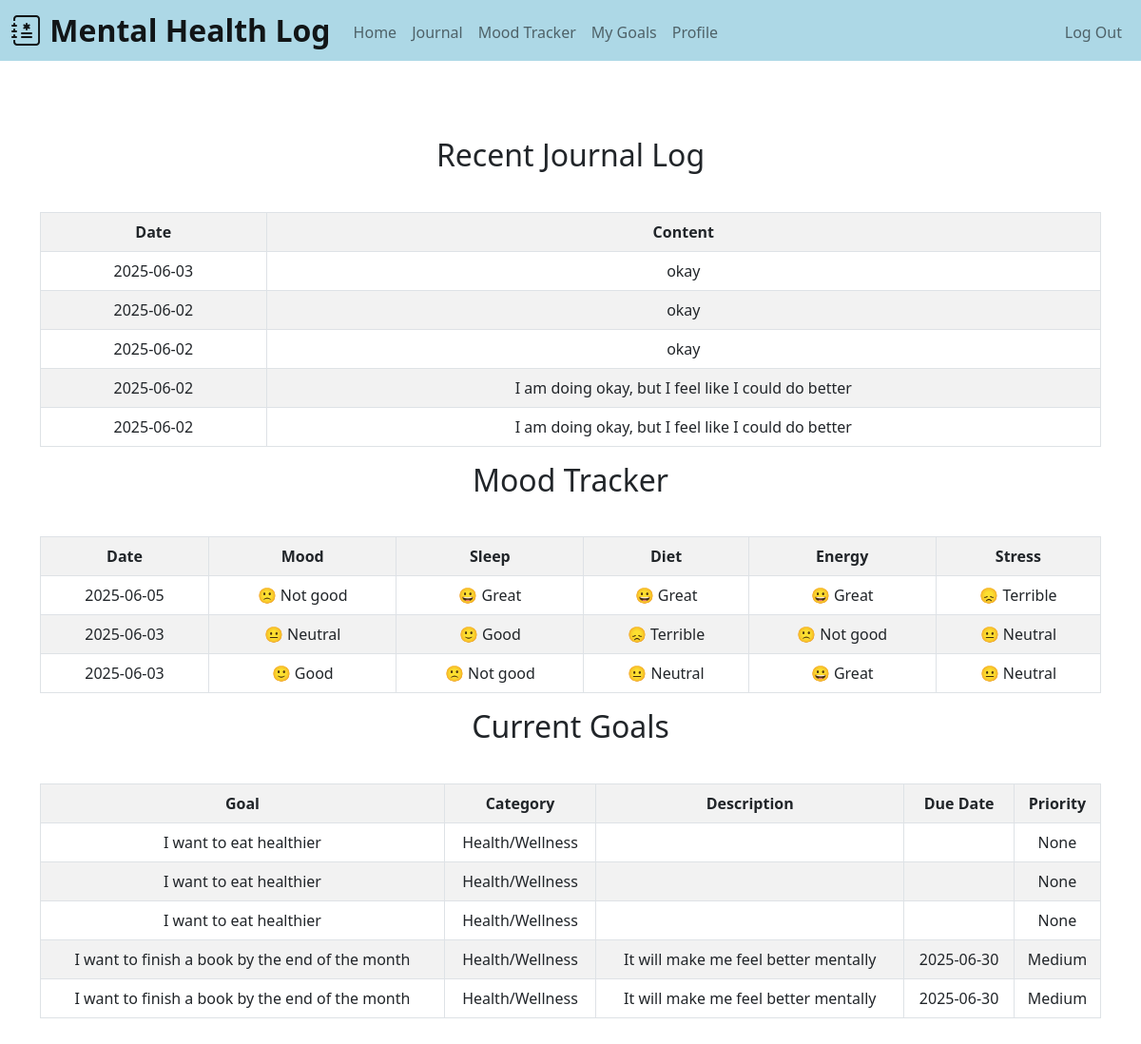
Page / (signed in) on the earlier database version.
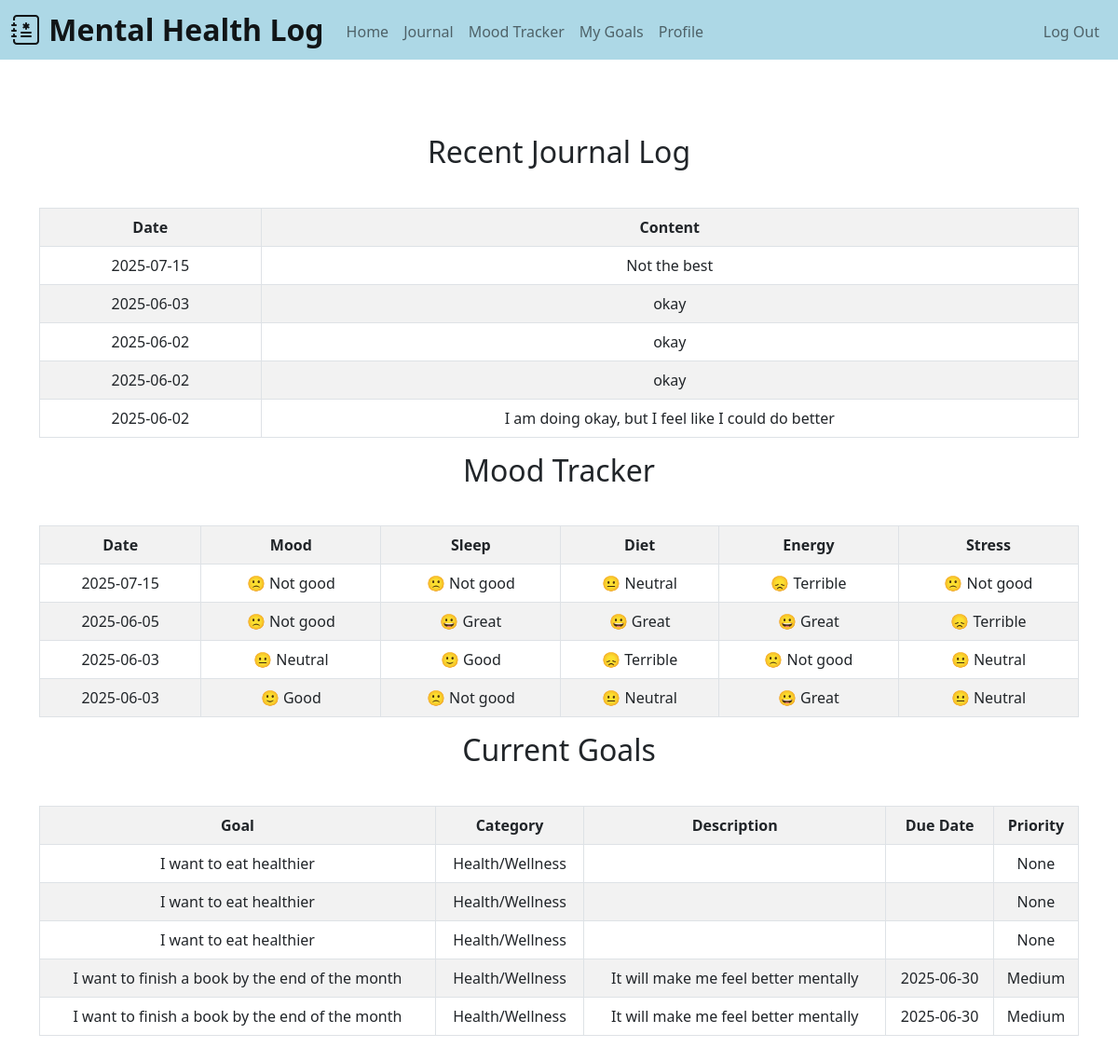
Same page on the later database version.
### tables this page shows
CREATE TABLE entries (
            id INTEGER PRIMARY KEY AUTOINCREMENT NOT NULL,
            user_id INTEGER NOT NULL,
            date DATE NOT NULL,
            content TEXT NOT NULL,
            FOREIGN KEY (user_id) REFERENCES users(id));

CREATE TABLE tracker (
        id INTEGER PRIMARY KEY AUTOINCREMENT NOT NULL,
        user_id INTEGER NOT NULL,
        date DATE NOT NULL,
        mood TEXT NOT NULL,
        sleep TEXT NOT NULL,
        diet TEXT NOT NULL,
        energy TEXT NOT NULL,
        stress TEXT NOT NULL,
        FOREIGN KEY (user_id) REFERENCES users(id)
    );

CREATE TABLE goals (
        id INTEGER PRIMARY KEY,
        user_id INTEGER NOT NULL,
        goal_title TEXT NOT NULL,
        category TEXT NOT NULL,
        description TEXT,
        due_date DATE,
        priority TEXT CHECK (priority IN ('Low', 'Medium', 'High')) DEFAULT 'Medium',
        completed BOOLEAN DEFAULT 0,
        FOREIGN KEY (user_id) REFERENCES users(id)
    );

### app.py (the view)
@app.route("/")
@login_required
def index():
    conn = db_connection()
    cur = conn.cursor()
    user_id = session["user_id"]
    cur.execute("SELECT date, content FROM entries WHERE user_id = ? ORDER BY date DESC LIMIT 5", (user_id,))
    journal_entries = cur.fetchall()
    cur.execute("SELECT date, mood, sleep, diet, energy, stress FROM tracker WHERE user_id = ? ORDER BY date DESC LIMIT 5", (user_id,))
    mood_entries = cur.fetchall()
    cur.execute("SELECT goal_title, category, description, due_date, priority FROM goals WHERE user_id = ? ORDER BY due_date LIMIT 5", (user_id,))
    goal_entries = cur.fetchall()
    conn.close()
    return render_template("index.html",
                           journal_entries = journal_entries,
                           mood_entries = mood_entries,
                           goal_entries = goal_entries)

### helper.py (called while the page is built)
def db_connection():
    conn = sqlite3.connect('mental_health.db')
    conn.row_factory = sqlite3.Row
    return conn

def login_required(f):
    @wraps(f)
    def decorated_function(*args, **kwargs):
        if session.get("user_id") is None:
            return redirect("/login")
        return f(*args, **kwargs)
    return decorated_function

### templates/index.html (shortened to what this page needs)
{% extends "layout.html" %}
{% block main %}
    <h2 class="heading-space">Recent Journal Log</h2>
    <table class="table table-striped table-bordered">
        <tr>
            <th>Date</th>
            <th>Content</th>
        </tr>
        {% for entry in journal_entries %}
            <tr>
                <td>{{ entry['date'] }}</td>
                <td>{{ entry['content'] }}</td>
            </tr>
        {% endfor %}
    </table>
    <h2 class="heading-space">Mood Tracker</h2>
    <table class="table table-striped table-bordered">
        <tr>
            <th>Date</th>
            <th>Mood</th>
            <th>Sleep</th>
            <th>Diet</th>
            <th>Energy</th>
            <th>Stress</th>
        </tr>
        {% for mood in mood_entries %}
            <tr>
                <td>{{ mood['date'] }}</td>
                <td>{{ mood['mood'] }}</td>
                <td>{{ mood['sleep'] }}</td>
                <td>{{ mood['diet'] }}</td>
                <td>{{ mood['energy'] }}</td>
                <td>{{ mood['stress'] }}</td>
            </tr>
        {% endfor %}
    </table>
    <h2 class="heading-space">Current Goals</h2>
        <table class="table table-striped table-bordered">
        <tr>
            <th>Goal</th>
            <th>Category</th>
            <th>Description</th>
            <th>Due Date</th>
            <th>Priority</th>
        </tr>
        {% for goal in goal_entries %}
            <tr>
                <td>{{ goal['goal_title'] }}</td>
                <td>{{ goal['category'] }}</td>
                <td>{{ goal['description'] }}</td>
                <td>{{ goal['due_date'] }}</td>
                <td>{{ goal['priority'] }}</td>
            </tr>
        {% endfor %}
    </table>
{% endblock %}

### templates/layout.html (shortened to what this page needs)
<!DOCTYPE html>
<html>
    <head>
        <link href="https://cdn.jsdelivr.net/npm/bootstrap@5.0.2/dist/css/bootstrap.min.css" rel="stylesheet">
        <link rel="stylesheet" href="https://cdn.jsdelivr.net/npm/bootstrap-icons@1.13.1/font/bootstrap-icons.min.css">
        <link href="/static/style.css" rel="stylesheet">
    </head>
    <body>
        <header>
            <nav class="navbar navbar-expand-lg navbar-light" style="background-color: lightblue;">
                <div class="container-fluid">
                    <a class="navbar-brand mb-0 h1" href="/"><i class="bi bi-journal-medical"></i> Mental Health Log</a>
                    <div class="collapse navbar-collapse" id="navbar">
                        {% if session["user_id"] %}
                            <ul class="navbar-nav me-auto mt-1">
                                <li class="nav-item"><a class="nav-link" href="/">Home</a></li>
                                <li class="nav-item"><a class="nav-link" href="/entry">Journal</a></li>
                                <li class="nav-item"><a class="nav-link" href="/tracker">Mood Tracker</a></li>
                                <li class="nav-item"><a class="nav-link" href="/goals">My Goals</a></li>
                                <li class="nav-item"><a class="nav-link" href="/profile">Profile</a></li>
                            </ul>
                            <ul class="navbar-nav ms-auto mt-1">
                                <li class="nav-item"><a class="nav-link" href="/logout">Log Out</a></li>
                            </ul>
                        {% else %}
                            <ul class="navbar-nav ms-auto mt-1">
                                <li class="nav-item"><a class="nav-link" href="/login">Log In</a></li>
                                <li class="nav-item"><a class="nav-link" href="/register">Register</a></li>
                            </ul>
                        {% endif %}
                    </div>
                </div>
            </nav>
        </header>
        <main class="container big-padding text-center">
            {% block main %}{% endblock %}
        </main>
    </body>
</html>

### static/style.css (style rules this page uses)
.navbar-brand { font-weight: 600; font-size: xx-large; }
.big-padding { padding-top: 5rem; padding-bottom: 5rem; }
.heading-space { padding-bottom: 2rem; }

Differences in the rows shown:
no longer on this page (row unchanged): entries: date "2025-06-02", content "I am doing okay, but I feel like I could do better"
added entries: date "2025-07-15", content "Not the best"
added tracker: date "2025-07-15", mood "🙁 Not good", sleep "🙁 Not good", diet "😐 Neutral", energy "😞 Terrible", stress "🙁 Not good"
